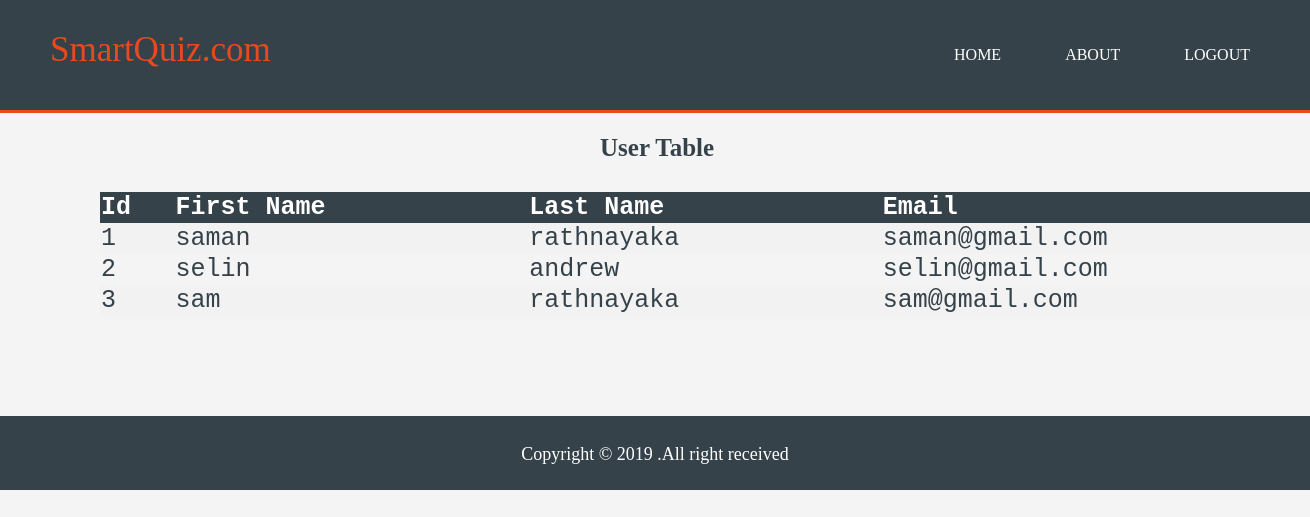
The app's page /logged-admin.php?loggedin=yes (signed in) with its own data.
### tables this page shows
CREATE TABLE `user` (
  `id` int(11) NOT NULL,
  `first_name` varchar(50) NOT NULL,
  `last_name` varchar(100) NOT NULL,
  `email` varchar(100) NOT NULL,
  `password` varchar(40) NOT NULL
);

### logged-admin.php (the view, shortened to what this page needs)
<?php require_once('include/connection.php');?>
<!DOCTYPE html>
<html lang="en">
<head>
    <link rel="stylesheet" href="css/css1.css" class="">
</head>
<body>
<header>
    <div class="sitename"><a href="">SmartQuiz.com</a></div>
    <div class="nav">
        <ul>
        <li><a href="home.php">HOME</a></li>
        <li><a href="about.php">ABOUT</a></li>
        <li ><a href="logout.php">LOGOUT</a></li>
        </ul>
    </div>
</header>
<h2 class="tablename">User Table</h2>
<table >
<tr>
<th>Id</th>
<th>First Name</th>
<th>Last Name</th>
<th>Email</th>
</tr>
<?php
$query = "SELECT id, first_name, last_name, email FROM user";
$result = mysqli_query($connection,$query);
if ($result->num_rows > 0) {
while($row = $result->fetch_assoc()) {
echo "<tr><td>" . $row["id"]. "</td><td>" . $row["first_name"] . "</td><td>" . $row["last_name"] . "</td><td>"
. $row["email"]. "</td></tr>";
}
echo "</table>";
} else { echo "0 results"; }
?>
<div class="logfooter">
    <p>Copyright &copy; 2019 .All right received</p>
</div>
</body>
</html>

### css/css1.css (style rules this page uses)
body { padding: 0; margin: 0; background-color:#f4f4f4 ; }
header { padding: 30px; color: white; background: #35424a; overflow: auto; border-bottom:#e8491d 3px solid; }
header .sitename a { margin-left: 20px; float: left; text-decoration:none; color: #e8491d; font-size: 35px; }
ul { float: right; }
ul li { display: inline; }
ul li a { text-decoration:none; color:#ffffff; padding:10px 30px; text-align:center; }
.logfooter { padding:10px; margin-top:100px; color:#ffffff; background-color:#35424a; text-align:center; }
p { margin-bottom: 15px; font-size: 18px; }

### logged-admin.php (style rules this page uses)
table { margin:30px 100px; border-collapse: collapse; width: 100%; color: #35424a; font-family: monospace; font-size: 25px; text-align: left; }
th { background-color: #35424a; color: white; }
tr:nth-child(even) { background-color: #f2f2f2 }
.tablename { margin-left:600px; font-size: 25px; color: #35424a; }

### records on screen
user: id "1", first_name "saman", last_name "rathnayaka", email "saman@gmail.com"
user: id "2", first_name "selin", last_name "andrew", email "selin@gmail.com"
user: id "3", first_name "sam", last_name "rathnayaka", email "sam@gmail.com"
